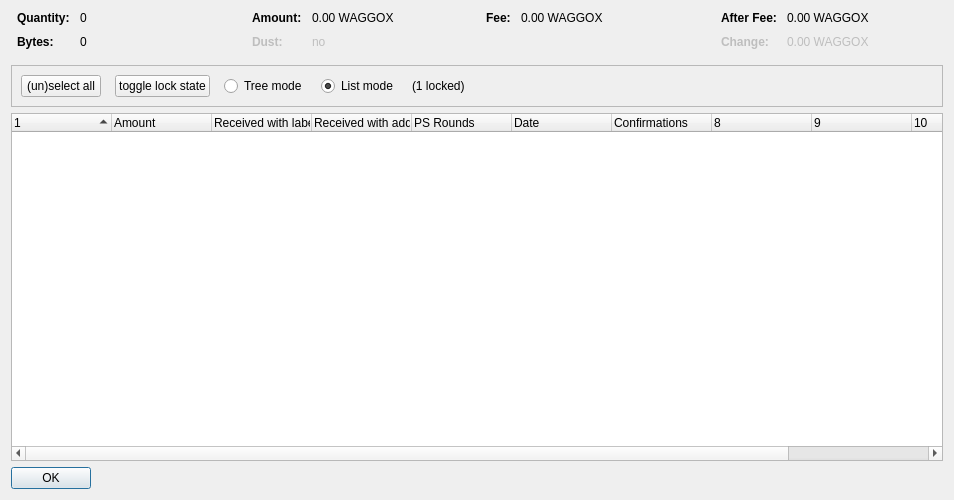
<?xml version="1.0" encoding="UTF-8"?>
<ui version="4.0">
 <class>CoinControlDialog</class>
 <widget class="QDialog" name="CoinControlDialog">
  <property name="geometry">
   <rect>
    <x>0</x>
    <y>0</y>
    <width>954</width>
    <height>500</height>
   </rect>
  </property>
  <property name="windowTitle">
   <string>Coin Selection</string>
  </property>
  <layout class="QVBoxLayout" name="verticalLayout">
   <item>
    <layout class="QHBoxLayout" name="horizontalLayoutTop" stretch="0,0,0,0">
     <property name="topMargin">
      <number>0</number>
     </property>
     <property name="bottomMargin">
      <number>10</number>
     </property>
     <item>
      <layout class="QFormLayout" name="formLayoutCoinControl1">
       <property name="horizontalSpacing">
        <number>10</number>
       </property>
       <property name="verticalSpacing">
        <number>10</number>
       </property>
       <property name="leftMargin">
        <number>6</number>
       </property>
       <property name="rightMargin">
        <number>6</number>
       </property>
       <item row="0" column="0">
        <widget class="QLabel" name="labelCoinControlQuantityText">
         <property name="font">
          <font>
           <weight>75</weight>
           <bold>true</bold>
          </font>
         </property>
         <property name="text">
          <string>Quantity:</string>
         </property>
        </widget>
       </item>
       <item row="0" column="1">
        <widget class="QLabel" name="labelCoinControlQuantity">
         <property name="cursor">
          <cursorShape>IBeamCursor</cursorShape>
         </property>
         <property name="contextMenuPolicy">
          <enum>Qt::ActionsContextMenu</enum>
         </property>
         <property name="text">
          <string notr="true">0</string>
         </property>
         <property name="textInteractionFlags">
          <set>Qt::LinksAccessibleByMouse|Qt::TextSelectableByKeyboard|Qt::TextSelectableByMouse</set>
         </property>
        </widget>
       </item>
       <item row="1" column="0">
        <widget class="QLabel" name="labelCoinControlBytesText">
         <property name="font">
          <font>
           <weight>75</weight>
           <bold>true</bold>
          </font>
         </property>
         <property name="text">
          <string>Bytes:</string>
         </property>
        </widget>
       </item>
       <item row="1" column="1">
        <widget class="QLabel" name="labelCoinControlBytes">
         <property name="cursor">
          <cursorShape>IBeamCursor</cursorShape>
         </property>
         <property name="contextMenuPolicy">
          <enum>Qt::ActionsContextMenu</enum>
         </property>
         <property name="text">
          <string notr="true">0</string>
         </property>
         <property name="textInteractionFlags">
          <set>Qt::LinksAccessibleByMouse|Qt::TextSelectableByKeyboard|Qt::TextSelectableByMouse</set>
         </property>
        </widget>
       </item>
      </layout>
     </item>
     <item>
      <layout class="QFormLayout" name="formLayoutCoinControl2">
       <property name="horizontalSpacing">
        <number>10</number>
       </property>
       <property name="verticalSpacing">
        <number>10</number>
       </property>
       <property name="leftMargin">
        <number>6</number>
       </property>
       <property name="rightMargin">
        <number>6</number>
       </property>
       <item row="0" column="0">
        <widget class="QLabel" name="labelCoinControlAmountText">
         <property name="font">
          <font>
           <weight>75</weight>
           <bold>true</bold>
          </font>
         </property>
         <property name="text">
          <string>Amount:</string>
         </property>
        </widget>
       </item>
       <item row="0" column="1">
        <widget class="QLabel" name="labelCoinControlAmount">
         <property name="cursor">
          <cursorShape>IBeamCursor</cursorShape>
         </property>
         <property name="contextMenuPolicy">
          <enum>Qt::ActionsContextMenu</enum>
         </property>
         <property name="text">
          <string notr="true">0.00 WAGGOX</string>
         </property>
         <property name="textInteractionFlags">
          <set>Qt::LinksAccessibleByMouse|Qt::TextSelectableByKeyboard|Qt::TextSelectableByMouse</set>
         </property>
        </widget>
       </item>
       <item row="1" column="0">
        <widget class="QLabel" name="labelCoinControlLowOutputText">
         <property name="enabled">
          <bool>false</bool>
         </property>
         <property name="font">
          <font>
           <weight>75</weight>
           <bold>true</bold>
          </font>
         </property>
         <property name="text">
          <string>Dust:</string>
         </property>
        </widget>
       </item>
       <item row="1" column="1">
        <widget class="QLabel" name="labelCoinControlLowOutput">
         <property name="enabled">
          <bool>false</bool>
         </property>
         <property name="cursor">
          <cursorShape>IBeamCursor</cursorShape>
         </property>
         <property name="contextMenuPolicy">
          <enum>Qt::ActionsContextMenu</enum>
         </property>
         <property name="text">
          <string notr="true">no</string>
         </property>
         <property name="textInteractionFlags">
          <set>Qt::LinksAccessibleByMouse|Qt::TextSelectableByKeyboard|Qt::TextSelectableByMouse</set>
         </property>
        </widget>
       </item>
      </layout>
     </item>
     <item>
      <layout class="QFormLayout" name="formLayoutCoinControl3">
       <property name="horizontalSpacing">
        <number>10</number>
       </property>
       <property name="verticalSpacing">
        <number>10</number>
       </property>
       <property name="leftMargin">
        <number>6</number>
       </property>
       <property name="rightMargin">
        <number>6</number>
       </property>
       <item row="0" column="0">
        <widget class="QLabel" name="labelCoinControlFeeText">
         <property name="font">
          <font>
           <weight>75</weight>
           <bold>true</bold>
          </font>
         </property>
         <property name="text">
          <string>Fee:</string>
         </property>
        </widget>
       </item>
       <item row="0" column="1">
        <widget class="QLabel" name="labelCoinControlFee">
         <property name="cursor">
          <cursorShape>IBeamCursor</cursorShape>
         </property>
         <property name="contextMenuPolicy">
          <enum>Qt::ActionsContextMenu</enum>
         </property>
         <property name="text">
          <string notr="true">0.00 WAGGOX</string>
         </property>
         <property name="textInteractionFlags">
          <set>Qt::LinksAccessibleByMouse|Qt::TextSelectableByKeyboard|Qt::TextSelectableByMouse</set>
         </property>
        </widget>
       </item>
      </layout>
     </item>
     <item>
      <layout class="QFormLayout" name="formLayoutCoinControl4">
       <property name="horizontalSpacing">
        <number>10</number>
       </property>
       <property name="verticalSpacing">
        <number>10</number>
       </property>
       <property name="leftMargin">
        <number>6</number>
       </property>
       <property name="rightMargin">
        <number>6</number>
       </property>
       <item row="0" column="0">
        <widget class="QLabel" name="labelCoinControlAfterFeeText">
         <property name="font">
          <font>
           <weight>75</weight>
           <bold>true</bold>
          </font>
         </property>
         <property name="text">
          <string>After Fee:</string>
         </property>
        </widget>
       </item>
       <item row="0" column="1">
        <widget class="QLabel" name="labelCoinControlAfterFee">
         <property name="cursor">
          <cursorShape>IBeamCursor</cursorShape>
         </property>
         <property name="contextMenuPolicy">
          <enum>Qt::ActionsContextMenu</enum>
         </property>
         <property name="text">
          <string notr="true">0.00 WAGGOX</string>
         </property>
         <property name="textInteractionFlags">
          <set>Qt::LinksAccessibleByMouse|Qt::TextSelectableByKeyboard|Qt::TextSelectableByMouse</set>
         </property>
        </widget>
       </item>
       <item row="1" column="0">
        <widget class="QLabel" name="labelCoinControlChangeText">
         <property name="enabled">
          <bool>false</bool>
         </property>
         <property name="font">
          <font>
           <weight>75</weight>
           <bold>true</bold>
          </font>
         </property>
         <property name="text">
          <string>Change:</string>
         </property>
        </widget>
       </item>
       <item row="1" column="1">
        <widget class="QLabel" name="labelCoinControlChange">
         <property name="enabled">
          <bool>false</bool>
         </property>
         <property name="cursor">
          <cursorShape>IBeamCursor</cursorShape>
         </property>
         <property name="contextMenuPolicy">
          <enum>Qt::ActionsContextMenu</enum>
         </property>
         <property name="text">
          <string notr="true">0.00 WAGGOX</string>
         </property>
         <property name="textInteractionFlags">
          <set>Qt::LinksAccessibleByMouse|Qt::TextSelectableByKeyboard|Qt::TextSelectableByMouse</set>
         </property>
        </widget>
       </item>
      </layout>
     </item>
    </layout>
   </item>
   <item>
    <widget class="QFrame" name="frame">
     <property name="minimumSize">
      <size>
       <width>0</width>
       <height>40</height>
      </size>
     </property>
     <property name="frameShape">
      <enum>QFrame::StyledPanel</enum>
     </property>
     <property name="frameShadow">
      <enum>QFrame::Sunken</enum>
     </property>
     <layout class="QHBoxLayout" name="horizontalLayout">
      <item>
       <layout class="QHBoxLayout" name="horizontalLayoutPanel" stretch="0,0,0,0,0,0">
        <property name="spacing">
         <number>14</number>
        </property>
        <item>
         <widget class="QPushButton" name="pushButtonSelectAll">
          <property name="sizePolicy">
           <sizepolicy hsizetype="Maximum" vsizetype="Fixed">
            <horstretch>0</horstretch>
            <verstretch>0</verstretch>
           </sizepolicy>
          </property>
          <property name="text">
           <string>(un)select all</string>
          </property>
          <property name="autoDefault">
           <bool>false</bool>
          </property>
         </widget>
        </item>
        <item>
         <widget class="QPushButton" name="pushButtonToggleLock">
          <property name="sizePolicy">
           <sizepolicy hsizetype="Maximum" vsizetype="Fixed">
            <horstretch>0</horstretch>
            <verstretch>0</verstretch>
           </sizepolicy>
          </property>
          <property name="text">
           <string>toggle lock state</string>
          </property>
          <property name="autoDefault">
           <bool>false</bool>
          </property>
         </widget>
        </item>
        <item>
         <widget class="QRadioButton" name="radioTreeMode">
          <property name="sizePolicy">
           <sizepolicy hsizetype="Maximum" vsizetype="Fixed">
            <horstretch>0</horstretch>
            <verstretch>0</verstretch>
           </sizepolicy>
          </property>
          <property name="text">
           <string>Tree mode</string>
          </property>
         </widget>
        </item>
        <item>
         <widget class="QRadioButton" name="radioListMode">
          <property name="sizePolicy">
           <sizepolicy hsizetype="Maximum" vsizetype="Fixed">
            <horstretch>0</horstretch>
            <verstretch>0</verstretch>
           </sizepolicy>
          </property>
          <property name="text">
           <string>List mode</string>
          </property>
          <property name="checked">
           <bool>true</bool>
          </property>
         </widget>
        </item>
        <item>
         <widget class="QLabel" name="labelLocked">
          <property name="text">
           <string>(1 locked)</string>
          </property>
         </widget>
        </item>
        <item>
         <spacer name="horizontalSpacer">
          <property name="orientation">
           <enum>Qt::Horizontal</enum>
          </property>
          <property name="sizeHint" stdset="0">
           <size>
            <width>40</width>
            <height>20</height>
           </size>
          </property>
         </spacer>
        </item>
       </layout>
      </item>
     </layout>
    </widget>
   </item>
   <item>
    <widget class="CoinControlTreeWidget" name="treeWidget">
     <property name="contextMenuPolicy">
      <enum>Qt::CustomContextMenu</enum>
     </property>
     <property name="sortingEnabled">
      <bool>false</bool>
     </property>
     <property name="columnCount">
      <number>11</number>
     </property>
     <attribute name="headerShowSortIndicator" stdset="0">
      <bool>true</bool>
     </attribute>
     <attribute name="headerStretchLastSection">
      <bool>false</bool>
     </attribute>
     <column>
      <property name="text">
       <string/>
      </property>
     </column>
     <column>
      <property name="text">
       <string>Amount</string>
      </property>
     </column>
     <column>
      <property name="text">
       <string>Received with label</string>
      </property>
     </column>
     <column>
      <property name="text">
       <string>Received with address</string>
      </property>
     </column>
     <column>
      <property name="text">
       <string>PS Rounds</string>
      </property>
     </column>
     <column>
      <property name="text">
       <string>Date</string>
      </property>
     </column>
     <column>
      <property name="text">
       <string>Confirmations</string>
      </property>
      <property name="toolTip">
       <string>Confirmed</string>
      </property>
     </column>
     <column>
      <property name="text">
       <string/>
      </property>
     </column>
     <column>
      <property name="text">
       <string/>
      </property>
     </column>
     <column>
      <property name="text">
       <string/>
      </property>
     </column>
     <column>
      <property name="text">
       <string/>
      </property>
     </column>
    </widget>
   </item>
   <item>
    <widget class="QDialogButtonBox" name="buttonBox">
     <property name="sizePolicy">
      <sizepolicy hsizetype="Maximum" vsizetype="Fixed">
       <horstretch>0</horstretch>
       <verstretch>0</verstretch>
      </sizepolicy>
     </property>
     <property name="orientation">
      <enum>Qt::Horizontal</enum>
     </property>
     <property name="standardButtons">
      <set>QDialogButtonBox::Ok</set>
     </property>
    </widget>
   </item>
  </layout>
 </widget>
 <customwidgets>
  <customwidget>
   <class>CoinControlTreeWidget</class>
   <extends>QTreeWidget</extends>
   <header>coincontroltreewidget.h</header>
  </customwidget>
 </customwidgets>
 <resources/>
 <connections/>
</ui>
